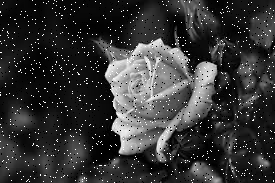
#> input picture 17JE003548_4/sample1.png, 275 x 183 px, found by its file name
$ python 1.py
#> lines starting #> are read from the running program, lines starting #| are printed output that depends on the picture
import cv2
img=cv2.imread("img/sample1.png",0)
#> img is the input picture: shape (183, 275); min 0, max 255, mean 52.6

cv2.imshow("image",img)
cv2.waitKey(0)
cv2.destroyAllWindows()
h,v=img.shape
#> h = 183; v = 275

img2=img.copy()
k=3

for i in range(h-k):
    for j in range(v-k):
        arr=[]
        for x in range(k):
            for y in range(k):
                arr.append(img[i+x][j+y])

        avg=sum(arr)/len(arr)
        mx=max(arr)
        mn=min(arr)
        arr = [i for i in arr if i!=mn and i!=mx]
        if len(arr):
            avg=sum(arr)/len(arr)
        img2[i+k//2][j+k//2]=avg
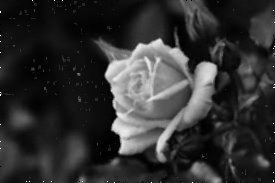
#> img2: shape (183, 275); min 0, max 255, mean 48.9

cv2.imshow("image",img2)
cv2.waitKey(0)
cv2.destroyAllWindows()


img2=img.copy()
k=5

for i in range(h-k):
    for j in range(v-k):
        arr=[]
        for x in range(k):
            for y in range(k):
                arr.append(img[i+x][j+y])

        avg=sum(arr)/len(arr)
        mx=max(arr)
        mn=min(arr)
        arr = [i for i in arr if i!=mn and i!=mx]
        if len(arr):
            avg=sum(arr)/len(arr)
        img2[i+k//2][j+k//2]=avg
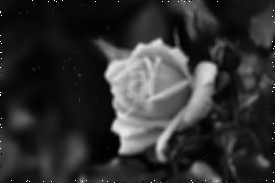
#> img2: shape (183, 275); min 0, max 255, mean 48.7

cv2.imshow("image",img2)
cv2.waitKey(0)
cv2.destroyAllWindows()
